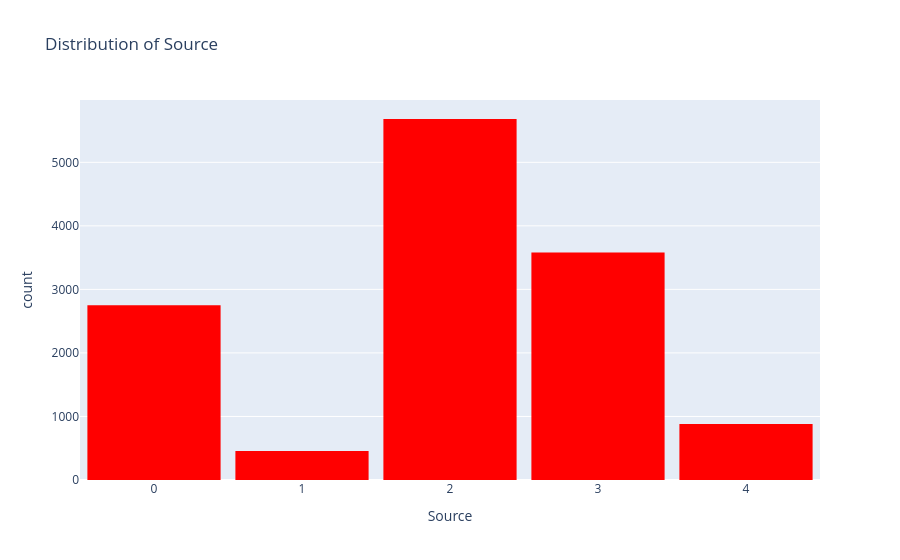

Notebook code cell kept with this figure:
### Code cell
fig = px.histogram(final_df,
                   x="Source",
                   # marginal="box",
                   color_discrete_sequence=["red"],
                   title="Distribution of Source")
fig.update_layout(bargap=0.1)
fig.show()

### Figure 1 — Plotly figure (JSON) as saved in the notebook; plotly's stock layout.template omitted (floating-point values rounded to 4 significant figures; data arrays with more than 128 entries replaced by an {"elided": "..."} marker saying what was removed)
{"data": [{"alignmentgroup": "True", "bingroup": "x", "hovertemplate": "Source=%{x}<br>count=%{y}<extra></extra>", "legendgroup": "", "marker": {"color": "red", "pattern": {"shape": ""}}, "name": "", "offsetgroup": "", "orientation": "v", "showlegend": false, "type": "histogram", "x": {"elided": "13352 int values"}, "xaxis": "x", "yaxis": "y"}], "layout": {"autosize": true, "bargap": 0.1, "barmode": "relative", "legend": {"tracegroupgap": 0}, "title": {"text": "Distribution of Source"}, "xaxis": {"anchor": "y", "autorange": true, "domain": [0, 1], "range": [-0.5, 4.5], "title": {"text": "Source"}, "type": "linear"}, "yaxis": {"anchor": "x", "autorange": true, "domain": [0, 1], "range": [0, 5981.0], "title": {"text": "count"}}}}
